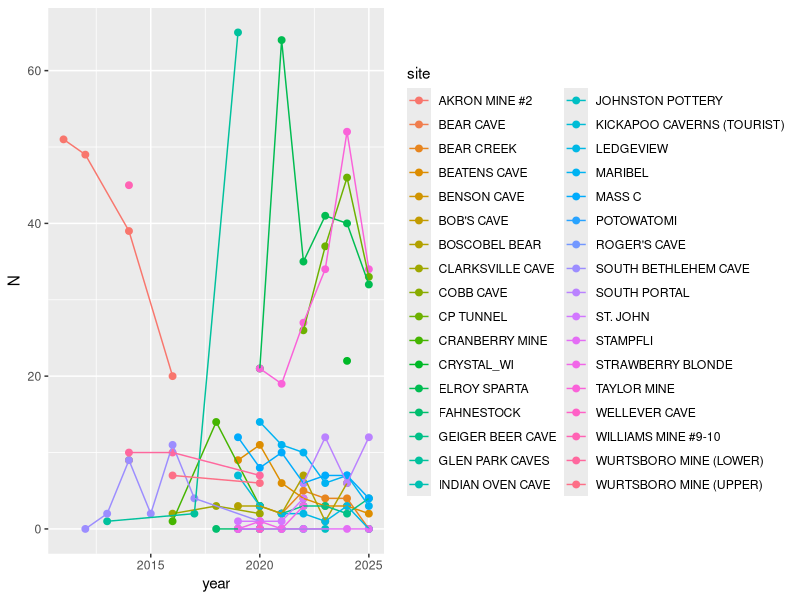
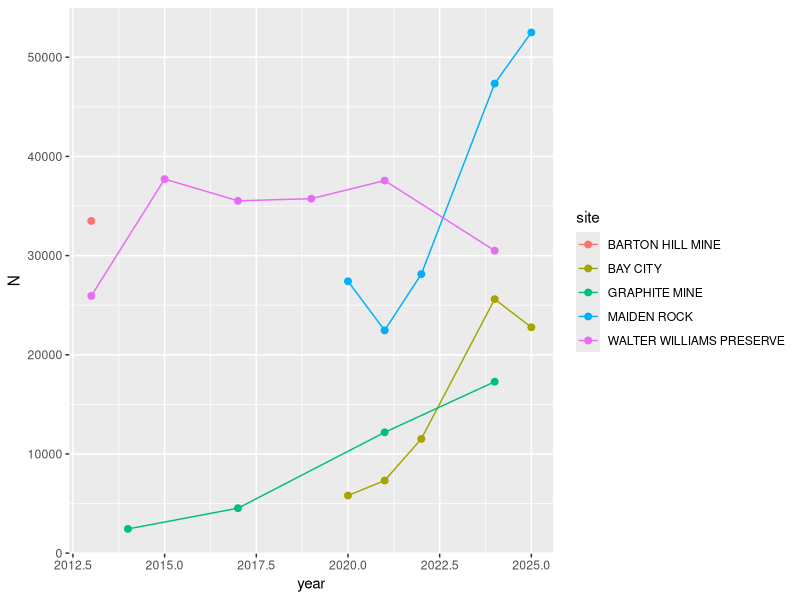

These figures' R source, in order: (Note: this script raises an error after producing the figures.)
library(glmmTMB)
library(ggplot2)
library(viridis)
library(gridExtra)

###Practice with simple plotting###

#read in prepared count data 
small_sites = read.csv("small_sites.csv")
huge_sites = read.csv("huge_sites.csv")

#plot counts over time (ysw>3) in relation to site
#making two graphs, small sites N<500 and huge sites (N>40000)

g1 <- ggplot(data=small_sites, aes(x = year, y = N, color=site))+
  geom_point(size=2)+
  geom_line()
g1

g2 <- ggplot(data=huge_sites, aes(x = year, y = N, color=site))+
  geom_point(size=2)+
  geom_line()
g2
#fun to see each site's trajectory but difficult to see any trends with so much noise (a lot of small sites)

###Wanting to plot my GLMM model predictions###

#set-up before plotting#
count = read.csv("pop4.csv")

mod1 = glmmTMB(log.lambda ~ log.max.N + (1|site), data = count)
summary(mod1)
library(effects)
plot(allEffects(mod1))

#create prediction grid

newdat <- expand.grid(
  log.max.N = seq(min(count$log.max.N), max(count$log.max.N), length = 100),
  site = unique(count$site))

#predict fitted values and SEs
pred <- predict(mod1, newdata = newdat, type = "link", se.fit = TRUE, re.form = NA) #exclude random effects, population level, not sure if this is right?

#build confidence intervals
newdat$fit <- pred$fit
newdat$se  <- pred$se.fit
newdat$lower <- newdat$fit - 1.96 * newdat$se
newdat$upper <- newdat$fit + 1.96 * newdat$se

##now the actual plotting##

#overlay raw data
p <- ggplot() +
  geom_point(data = count, aes(x = log.max.N, y = log.lambda, color = log.max.N), alpha = 0.4) +
  geom_line(data = newdat, aes(x = log.max.N, y = fit), linewidth = 1) +
  geom_ribbon(data = newdat, aes(x = log.max.N, ymin = lower, ymax = upper), alpha = 0.25) +
  labs(
    y="Log10 Colony Growth Rate (λ)",
    x="Log10 Maximum Colony Size",
    title = ("Maximum Colony Size effects on Colony Growth Rate")) +
  scale_color_viridis(option="viridis")+
  theme_minimal()

p #this shows how colony growth rate varies with colony size (in log scale)
#the raw count data is overlaid on the predicted model trend

#trying to change prediction scale for next plot
newdat$max.N <- 10^(newdat$log.max.N)
#want to make x-axis reflect real colony size numbers
f <- ggplot() +
  geom_point(data = count, aes(x = max.N, y = log.lambda, color = max.N), alpha = 0.4) +
  geom_line(data = newdat, aes(x = max.N, y = fit), linewidth = 1) +
  labs(
    y="Log10 Colony Growth Rate (λ)",
    x="Maximum Colony Size",
    title = ("Maximum Colony Size effects on Colony Growth Rate")) +
  scale_colour_viridis(option="viridis") +
  theme_minimal() +
  scale_x_log10(breaks = c(10,100, 1000, 10000, 100000), labels = scales::comma)
f
#looks a little better but color gradient is on a weird scale/not doing much for visualization 

###MOD2###
#test categorical effect
count$size.category = "small"
count$size.category[count$max.N>500]="large"
mod2 = glmmTMB(log.lambda ~ size.category, data = count)
summary(mod2)
plot(allEffects(mod2))
#what is the effect of being a small site, relative to the effect of being a large site

#create a prediction dataset (categorical)
mod2 <- glmmTMB(log.lambda ~ size.category + (1 | site), data = count)
count$size.category <- as.factor(count$size.category) 
newdat2 <- expand.grid(size.category = levels(count$size.category))

#generate predictions
pred2 <- predict(mod2, newdata = newdat2, type = "link", se.fit = TRUE, re.form = NA) #link is same scale as log.lambda, re.form = NA excludes random effects

#add predictions and confidence intervals
newdat2$fit   <- pred2$fit
newdat2$se    <- pred2$se.fit
newdat2$lower <- newdat2$fit - 1.96 * newdat2$se
newdat2$upper <- newdat2$fit + 1.96 * newdat2$se

#plotting HERE
c <- ggplot() +
  geom_jitter(data = count, aes(x = size.category, y = log.lambda, color=N), width = 0.1, alpha = 0.4) +
  # predicted means
  geom_point(data = newdat2, aes(x = size.category, y = fit), size = 3) +
  # confidence intervals
  geom_errorbar(data = newdat2, aes(x = size.category, ymin = lower, ymax = upper), width = 0.15) +
  labs(
    x = "Colony size category",
    y = "Log10 colony growth rate",
    title = ("Large vs Small Colony Size on Colony Growth Rate")) +
  scale_colour_viridis(option="viridis") +
  theme_minimal()
c

#effect plots look fine, raw data overlaid just makes the relationship look less clear
#still figuring out best way to visualize  these

#one option might be to average the site data
head(count)
library(tidyverse)
counts.ag = count %>%
  group_by(site) %>%
  mutate(mean.log.lambda = mean(log.lambda))

counts.ag = counts.ag %>%
  select(site, max.N, mean.log.lambda, size.category)

counts.ag = unique(counts.ag)

#plotting HERE
c <- ggplot() +
  geom_jitter(data = counts.ag, aes(x = size.category, y = mean.log.lambda, color=max.N), width = 0.1, alpha = 0.4) +
  # predicted means
  geom_point(data = newdat2, aes(x = size.category, y = fit), size = 3) +
  # confidence intervals
  geom_errorbar(data = newdat2, aes(x = size.category, ymin = lower, ymax = upper), width = 0.15) +
  labs(
    x = "Colony size category",
    y = "Log10 colony growth rate",
    title = ("Large vs Small Colony Size on Colony Growth Rate")) +
  scale_colour_viridis(option="viridis") +
  theme_minimal()
c
#could also remove that one large one and note in caption
